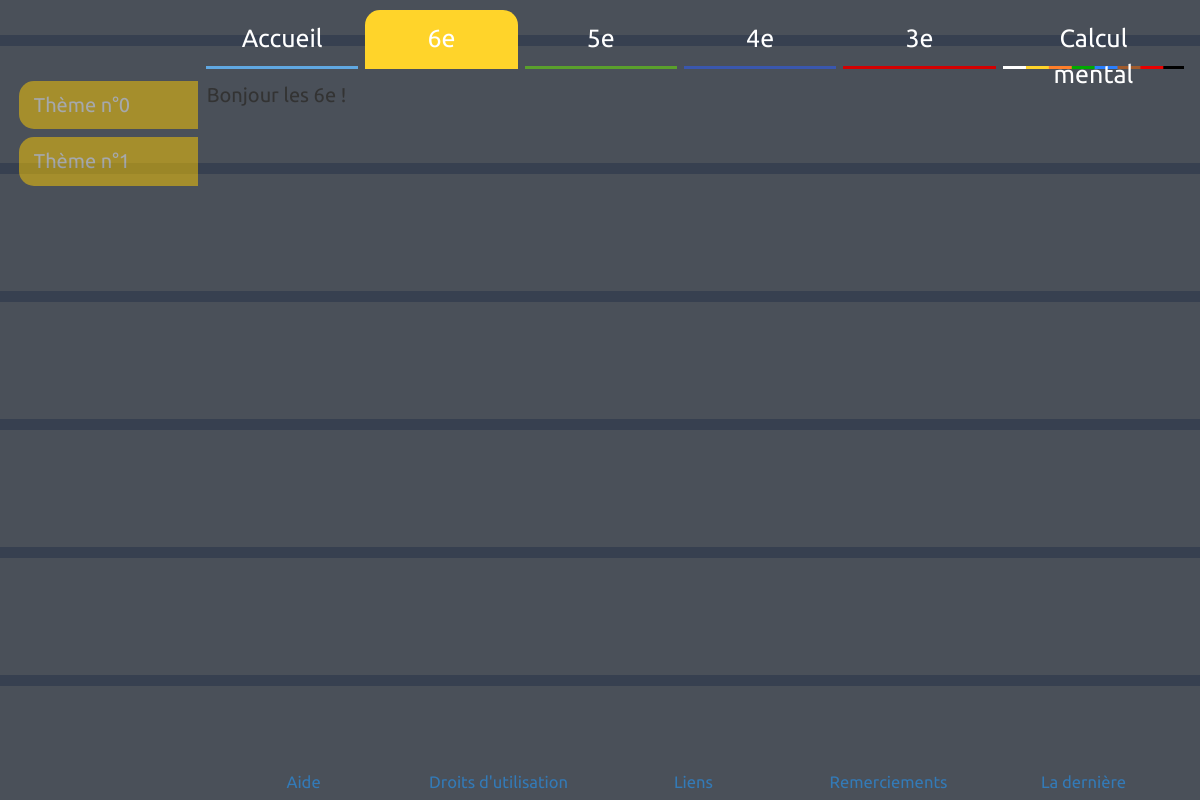
Before: /6e/ with the older database file.
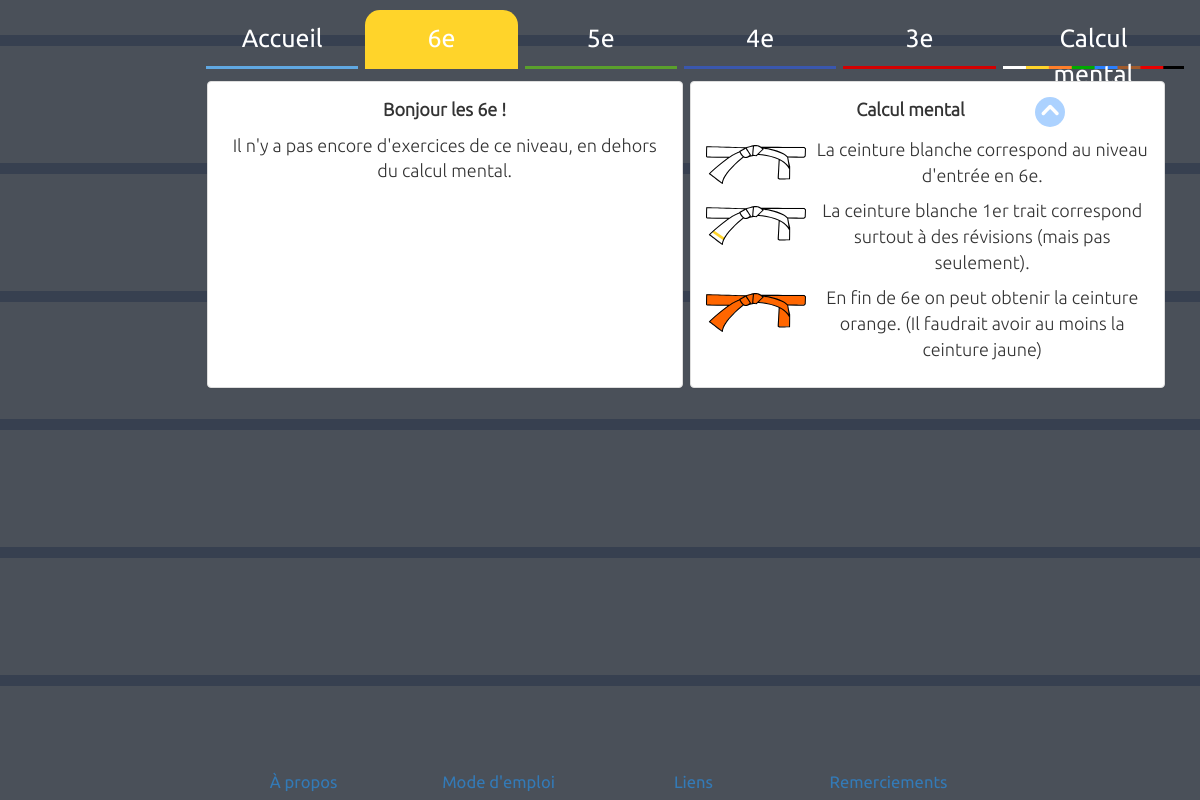
After: the same page with the newer database file.
### pages/models.py (models this page shows, shortened)
class Category(models.Model):
    class Meta:
        verbose_name_plural = "categories"
    order = models.PositiveSmallIntegerField()
    name = models.CharField(max_length=100)
    slug = models.SlugField(max_length=100, default='unset')
    text = models.TextField()

class Theme(models.Model):
    order = models.PositiveSmallIntegerField()
    name = models.CharField(max_length=100)
    slug = models.SlugField(max_length=100, default='unset')
    category = models.ForeignKey(Category, on_delete=models.CASCADE)

class FooterCategory(models.Model):
    class Meta:
        verbose_name_plural = "footer categories"
    order = models.PositiveSmallIntegerField()
    name = models.CharField(max_length=100)
    slug = models.SlugField(max_length=100, default='unset')
    text = models.TextField()

### pages/views.py (the view, shortened to what this page needs)
# urls.py: url(r'^(?P<category>[-\w]+)/$', views.build),
def build(request, category='', theme=''):
    category_slug = category
    footer = False
    get_category_object = Category.objects.filter(slug__exact=category_slug)
    if len(get_category_object):
        category_object = get_category_object[0]
    if footer:
        active_category = footer_object
    else:
        active_category = category_object
    navbar_slugs = [o.slug
                    for o in Category.objects.all().order_by('order')]
    navbar_links = ['/' + o.slug + '/'
                    for o in Category.objects.all().order_by('order')]
    navbar_links[0] = "/"
    navbar_entries = [o.name
                      for o in Category.objects.all().order_by('order')]
    navbar_data = zip(navbar_slugs, navbar_links, navbar_entries)
    footer_links = [o.slug
                    for o in FooterCategory.objects.all().order_by('order')]
    footer_entries = [o.name
                      for o in FooterCategory.objects.all().order_by('order')]
    footer_data = zip(footer_links, footer_entries)
    if footer:
        leftmenu_data = []
    else:
        leftmenu_data = [(active_category.slug,
                          thm.slug,
                          '/' + active_category.slug + '/' + thm.slug,
                          thm.name)
                         for thm in Theme.objects.filter(
                             category_id=category_object.id)
                         .order_by('order')]
    theme_slug = theme
    active_theme = ''
    if theme_slug != '':
        theme_object = Theme.objects\
            .filter(slug__exact=theme_slug)\
            .filter(category_id=category_object.id)[0]
        active_theme = theme_object.name
    tiles_data = [(thm.slug,
                   [(tile.name, tile.content)
                    for tile in Tile.objects.filter(
                        theme_id=thm.id)
                    .order_by('order')])
                  for thm in Theme.objects.filter(
                      category_id=active_category.id)
                  .order_by('order')]
    news_data = []
    if active_category.slug == 'accueil':
        news_data = [('-'.join(str(o.date).split(sep='-')[::-1]),
                      o.title,
                      o.content)
                     for o in News.objects.all().order_by('date')][::-1]
    alternate_templates = {'accueil': 'home.html',
                           'calcul-mental': 'mental_calculation.html'}
    return render_to_response(alternate_templates.get(active_category.slug,
                                                      'default.html'),
                              {'navbar_data': navbar_data,
                               'leftmenu_data': leftmenu_data,
                               'active_category': active_category.name,
                               'category_content': active_category.text,
                               'category_slug': active_category.slug,
                               'active_theme': active_theme,
                               'tiles_data': tiles_data,
                               'footer': footer,
                               'footer_data': footer_data,
                               'news_data': news_data,
                               'test_var': leftmenu_data,
                               })

### templates/default.html (shortened to what this page needs)
{% extends 'layout.html' %}
{% block navigation %}
<div class="col-md-12 navbar_row" role="navigation">
  <ul class="nav nav-pills navbar_entries">
    {% for slug, link, entry in navbar_data %}
      {% if active_category == entry %}
        <li role="presentation" class="active navbar_entry navbar_active_{{ slug }}">
          <a href="{{ link }}">{{ entry }}</a>
        </li>
      {% else %}
        <li role="presentation" class="navbar_entry navbar_{{ slug }}">
          <a href="{{ link }}">{{ entry }}</a>
        </li>
      {% endif %}
    {% endfor %}
  </ul>
</div>
{% endblock %}
{% block leftmenu %}
  <ul class="nav nav-pills nav-stacked">
    {% for cat_slug, thm_slug, link, entry in leftmenu_data %}
      {% if active_theme == entry %}
        <li role="presentation" class="active">
          <a class="leftentry cat_{{ cat_slug }} active" id="leftmenu_{{ cat_slug }}_{{ thm_slug }}" href="{{ link }}">{{ entry }}</a>
        </li>
      {% else %}
        <li role="presentation">
          <a class="leftentry cat_{{ cat_slug }}" id="leftmenu_{{ cat_slug }}_{{ thm_slug }}" href="{{ link }}">{{ entry }}</a>
        </li>
      {% endif %}
    {% endfor %}
  </ul>
{% endblock %}
{% block main_content %}
<div class="category-content" id="main_content_{{ category_slug }}">
  {{ category_content|safe }}
</div>
{% endblock %}
{% block footer %}
<div class="footer row">
  <div class="col-md-12 footer_row" role="navigation">
    <ul class="footer-entries">
      {% for link, entry in footer_data %}
        {% if active_category == entry %}
          <li role="presentation" class="active footer_entry active_footer_entry">
            <a href="/{{ link }}/">{{ entry }}</a>
          </li>
        {% else %}
          <li role="presentation" class="footer_entry">
            <a href="/{{ link }}/">{{ entry }}</a>
          </li>
        {% endif %}
      {% endfor %}
    </ul>
  </div>
</div>
{% endblock %}

### templates/layout.html (shortened to what this page needs)
<!DOCTYPE html>
<html>
  <head>
    <link rel="stylesheet" href="https://maxcdn.bootstrapcdn.com/bootstrap/3.3.6/css/bootstrap.min.css">
    <link rel="stylesheet" type="text/css" href="/static/css/styles.css"/>
  </head>
  <body class="container-fluid">
    <div class="wrapper">
      <div class="body">
        <div class="row">
          {% block navigation %}{% endblock %}
        </div>
        <div class="row">
          <div class="col-md-2 leftmenu_col" role="navigation">
            {% block leftmenu %}{% endblock %}
          </div>
          <div class="col-md-10 main">
            {% block main_content %}{% endblock %}
          </div>
        </div>
      </div>
      {% block footer %}{% endblock %}
    </div>
  </body>
</html>

### static/css/styles.css (style rules this page uses)
html { overflow-y: scroll; }
html, body { margin: 0; padding: 0; height: 100%; }
.body { padding: 10px; padding-bottom: 30px ; }
body { background-color: #373e48; font-family: ubunturegular; font-size: 200%; background-image: url("/static/pics/bg_blue11.png"); }
img { max-width: 100%; height: auto; vertical-align: top; }
img.belt { width: 100px; height: 39px; }
.wrapper { min-height: 100%; position: relative; }
.nav-pills > li > a { border-top-left-radius: 15px; border-top-right-radius: 15px; border-bottom-left-radius: 0; border-bottom-right-radius: 0; }
.panel { margin: 0; padding: 0; width: 33%; text-align: center; margin-bottom: 10px; }
.panel-body { font-family: ubuntulight; font-size: 90%; }
.navbar_row { padding: 0; margin-bottom: 1%; margin-left: 0.28%; }
.navbar_entries { font-size: 125%; display: flex; margin: 0; padding: 0; margin-left: 16.33%; width: 83.33%; }
.navbar_entry { min-width: 16%; padding-right: 0.5%; text-align: center; }
.nav-pills > li.navbar_accueil > a { color: #fff; border-bottom-style: solid; border-bottom-color: #60a8e2; border-bottom-width: 3px; transition: all 0.6s ease 0s; }
.nav-pills > li.navbar_active_6e > a, .nav-pills > li.navbar_active_6e > a:hover, .nav-pills > li.navbar_active_6e > a:focus, .nav-pills > li.navbar_6e > a:hover, .nav-pills > li.navbar_6e > a:focus { color: #fff; background-color: #ffd42a; border-bottom-style: solid; border-bottom-color: #ffd42a; border-bottom-width: 3px; transition: all 0.6s ease 0s; }
.nav-pills > li.navbar_5e > a { color: #fff; border-bottom-style: solid; border-bottom-color: #5aa02c; border-bottom-width: 3px; transition: all 0.6s ease 0s; }
.nav-pills > li.navbar_4e > a { color: #fff; border-bottom-style: solid; border-bottom-color: #3a57ae; border-bottom-width: 3px; transition: all 0.6s ease 0s; }
.nav-pills > li.navbar_3e > a { color: #fff; border-bottom-style: solid; border-bottom-color: #d40000; border-bottom-width: 3px; transition: all 0.6s ease 0s; }
.nav-pills > li.navbar_calcul-mental > a { height: 59px; color: #fff; background: url("/static/pics/couleurs_ceintures.png") no-repeat; background-position: 0px 56px; transition: all 0.6s ease 0s; }
.leftmenu_col { padding-right: 0.75%; padding-left: 0.75%; }
.col-md-10, .main { color: #333; }
.main { margin: 0; padding: 0; }
div.category-content { display: flex; flex-wrap: wrap; }
.category-tile { display: flex; justify-content: center; align-items: flex-start; }
.panel-half, .panel-left-half { width: 48.4%; margin-right: 0.75%; }
.panel-right-half { width: 48.3%; margin-right: 0; }
.footer { bottom: 0; height: 30px; margin: 0; padding: 0; position: absolute; width: 100%; }
.footer_row { margin-left: 16.33%; padding: 0; width: 83.33%; }
.footer-entries { list-style-type: none; display: flex; margin: 0; padding: 0; }
.footer_entry { font-size: 83%; margin: 0; min-width: 20%; padding: 0; text-align: center; }

Changed rows visible on the page:
removed Theme: leftmenu_data "Thème n°0"
removed Theme: leftmenu_data "Thème n°1"
removed FooterCategory: footer_data "Aide"
removed FooterCategory: footer_data "Droits d'utilisation"
changed Category: text "Bonjour les 6e !" → "Bonjour les 6e ! Il n'y a pas encore d'exercices de ce niveau, en dehors du calcul mental. Calcul mental La ceinture blanche correspond au niveau d'entrée en 6e. La ceinture blanche 1er trait correspond surtout à des révisions (mais pas seulement). En fin de 6e on peut obtenir la ceinture orange. (Il faudrait avoir au moins la ceinture jaune)"; text: picture added
changed FooterCategory: name "La dernière" → "À propos" (drawn); slug "la-derniere" → "a-propos" (drawn)
now on this page (row edited): FooterCategory: footer_data "Mode d'emploi"
changed FooterCategory: name "Après c'est fini" → "Mode d'emploi" (drawn); slug "apres-c-est-fini" → "mode-d-emploi" (drawn)
Other visible differences:
new list line: "À propos"
list line gone: "La dernière"
